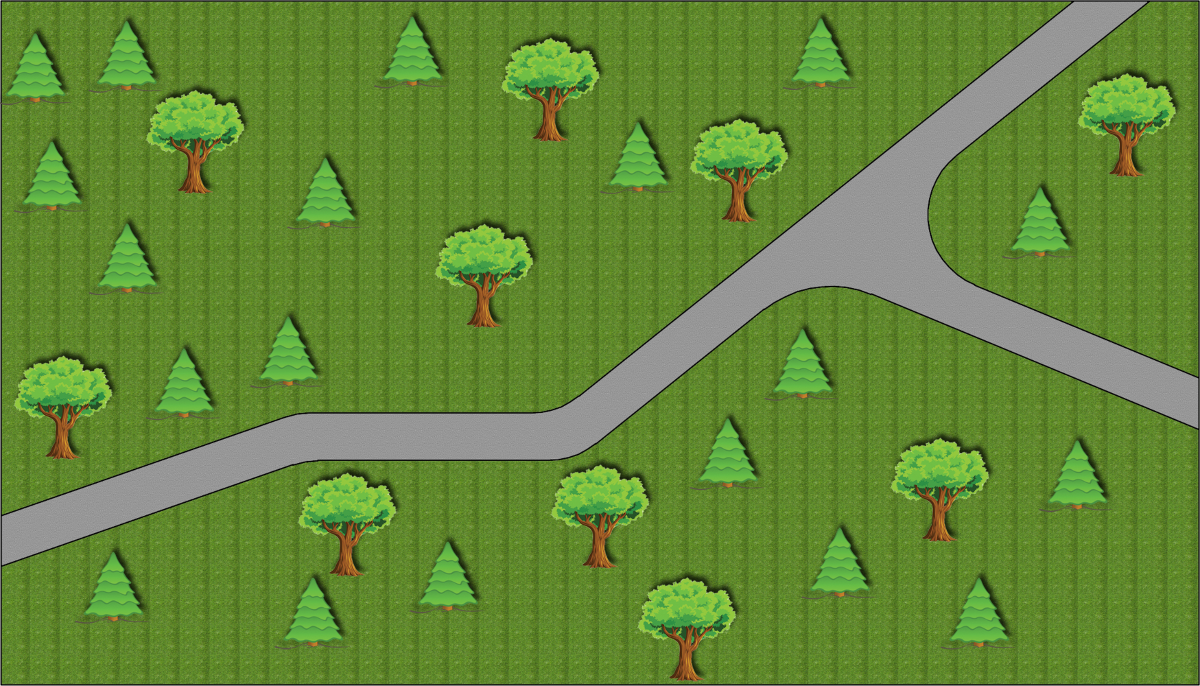
#> input picture resources/images/map4.png, 1200 x 686 px
$ python process_image.py
#> lines starting #> are read from the running program, lines starting #| are printed output that depends on the picture
from PIL import Image
img = Image.open('resources/images/map4.png').convert('LA')
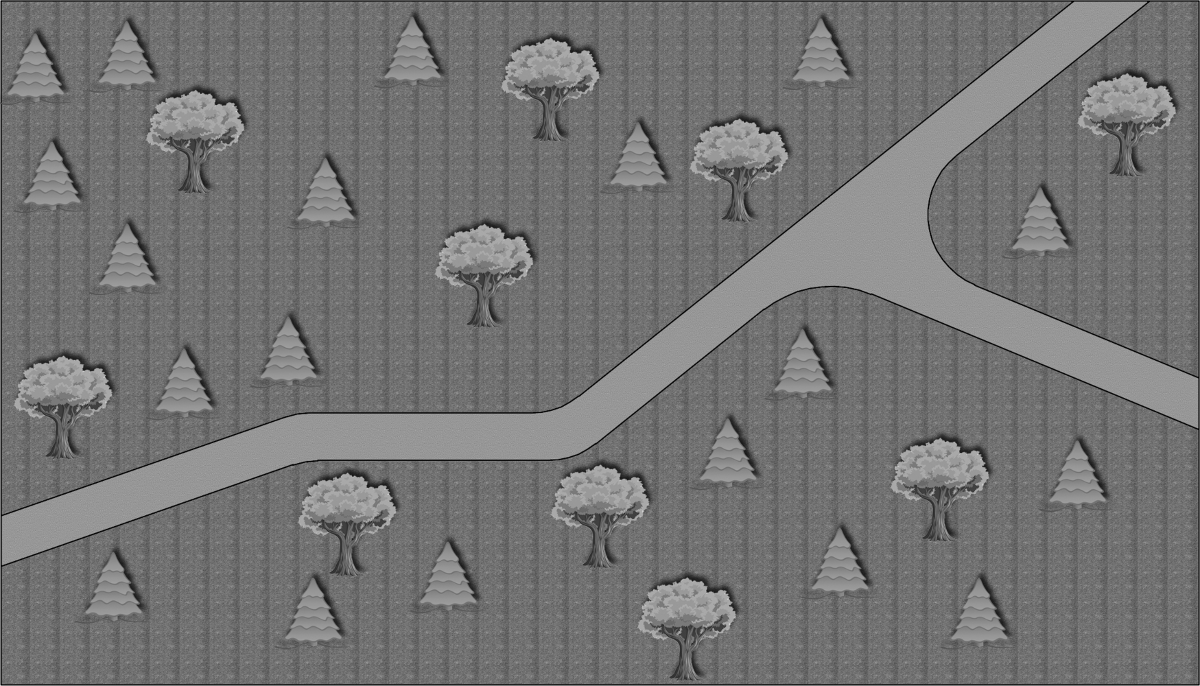
#> img: PIL image 1200x686 LA; mean R, G, B, A 115.7, 115.7, 115.7, 255
img.save('greyscale.png')

$ run again, with resources/images/track.png copied over resources/images/map4.png
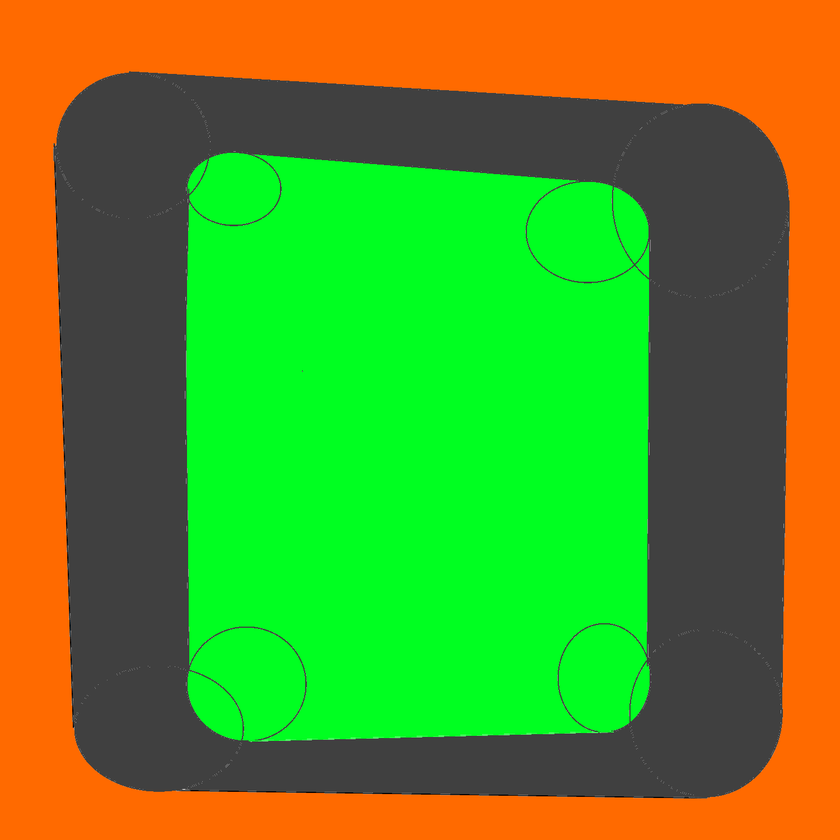
#> input picture resources/images/track.png, 840 x 840 px, shrunk from 1500 x 1500 before the run
#> `img = Image.open('resources/images/map4.png').convert('LA')`:
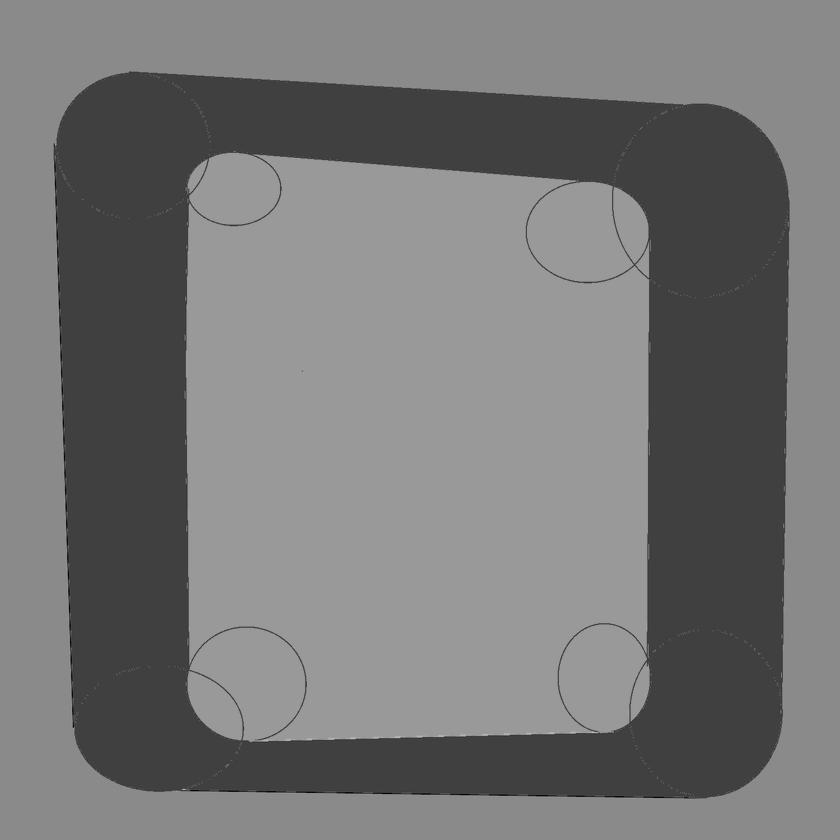
#> img: PIL image 840x840 LA; mean R, G, B, A 117.7, 117.7, 117.7, 255
